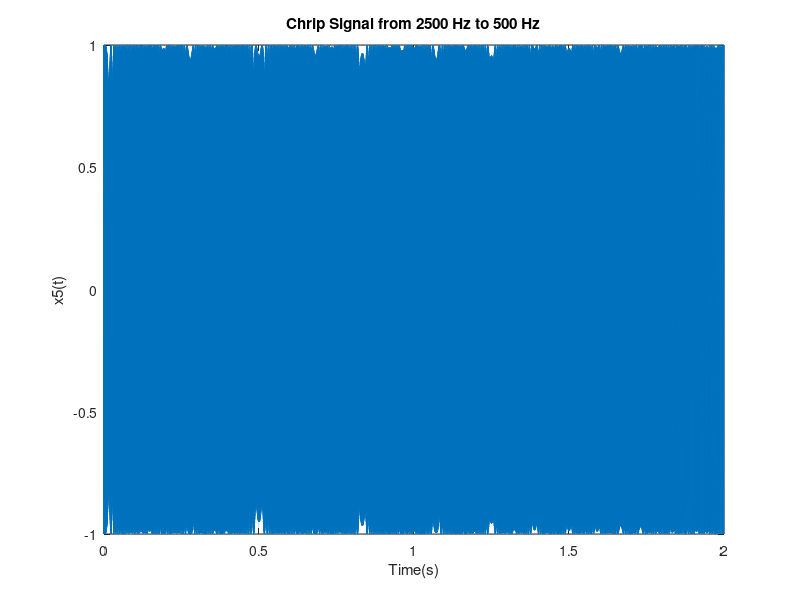
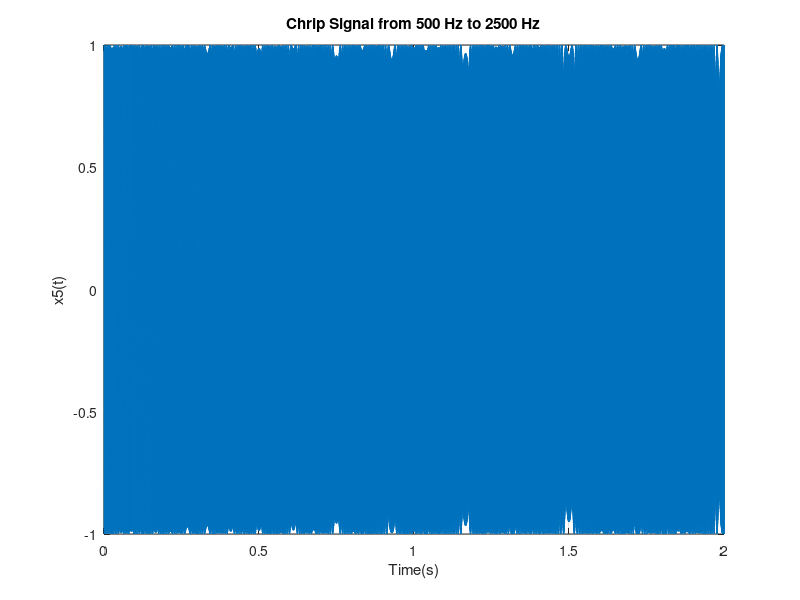
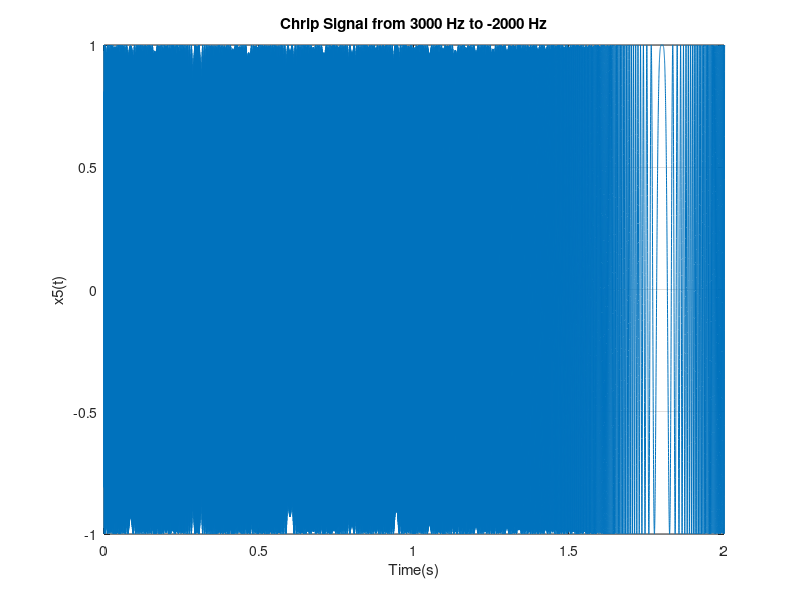

MATLAB code for these plots, in order:
%%
% *Part 5: Chrip Signals and Frequency Modulation* 


Dur= 2.0;
Ts = 0.0001;
t = linspace(0, Dur, Dur * 10000);
phase = 0;
%--2500Hz to 500Hz
f0 = 2500;
f1 = 500;
u = (f1-f0)/(2*Dur);
x5 = cos(2*pi*u.*(t.^2)+2*pi*f0.*t+phase);



figure;
plot(t,x5);
xlabel('Time(s)');
ylabel('x5(t)');
title('Chrip Signal from 2500 Hz to 500 Hz');
xlim([0 2]);
ylim([-1 1]);
grid on; 

soundsc(x5,10000);
pause(3);

%-- 500Hz to 2500Hz
f0 = 500;
f1 = 2500;
Dur= 2.0;
u = (f1-f0)/(2*Dur);

x5 = cos(2*pi*u.*(t.^2)+2*pi*f0.*t+phase);



figure;
plot(t,x5);
xlabel('Time(s)');
ylabel('x5(t)');
title('Chrip Signal from 500 Hz to 2500 Hz');
xlim([0 2]);
ylim([-1 1]);
grid on; 

soundsc(x5,10000);
pause(3);

%-- 3000 to -2000
f0 = 3000;
f1 = -2000;
Dur= 3.0;
Ts = 0.001;
t = linspace(0, Dur, Dur * 10000 );
u = (f1-f0)/(2*Dur);

x5 = cos(2*pi*u.*(t.^2)+2*pi*f0.*t+phase);



figure;
plot(t,x5);
xlabel('Time(s)');
ylabel('x5(t)');
title('Chrip Signal from 3000 Hz to -2000 Hz');
xlim([0 2]);
ylim([-1 1]);
grid on; 

soundsc(x5,10000);
pause(3);

%-----------------

